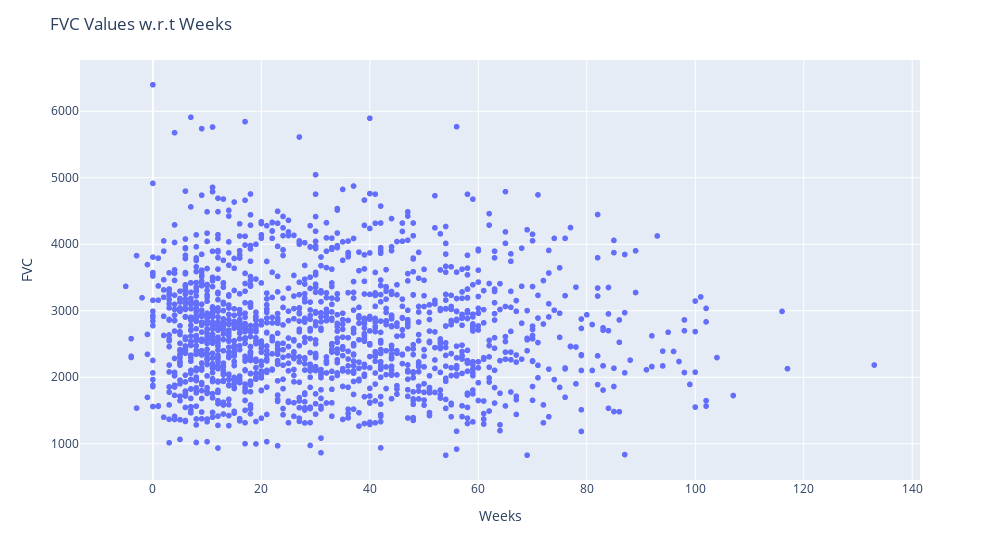

Notebook code for this chart:
### Code cell
fig=px.scatter(datadf,x='Weeks',y='FVC')
fig.update_layout(
    title='FVC Values w.r.t Weeks',
    width=1000,
)

fig.show()

### Figure 1 — Plotly figure (JSON) as saved in the notebook; plotly's stock layout.template omitted (floating-point values rounded to 4 significant figures; data arrays with more than 128 entries replaced by an {"elided": "..."} marker saying what was removed)
{"data": [{"hovertemplate": "Weeks=%{x}<br>FVC=%{y}<extra></extra>", "legendgroup": "", "marker": {"color": "#636efa", "symbol": "circle"}, "mode": "markers", "name": "", "showlegend": false, "type": "scattergl", "x": {"elided": "1549 int values"}, "xaxis": "x", "y": {"elided": "1549 int values"}, "yaxis": "y"}], "layout": {"legend": {"tracegroupgap": 0}, "margin": {"t": 60}, "title": {"text": "FVC Values w.r.t Weeks"}, "width": 1000, "xaxis": {"anchor": "y", "domain": [0, 1], "title": {"text": "Weeks"}}, "yaxis": {"anchor": "x", "domain": [0, 1], "title": {"text": "FVC"}}}}
